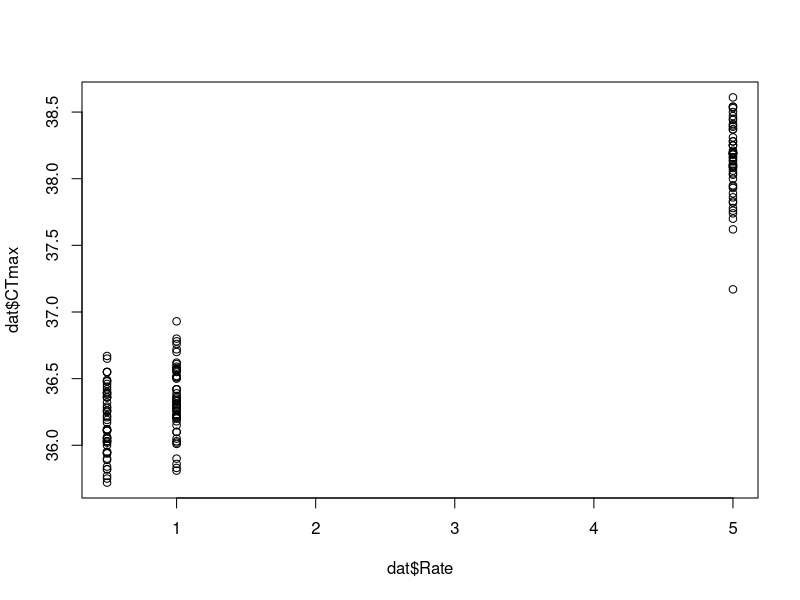
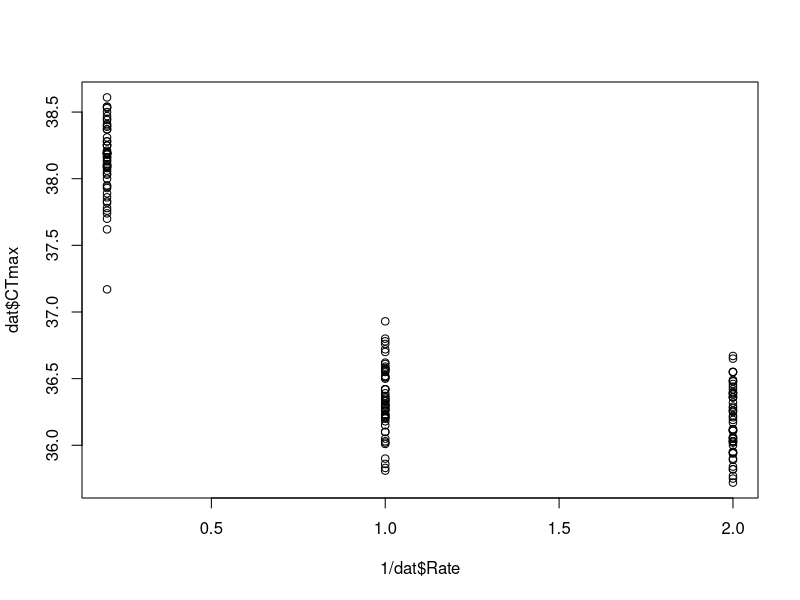
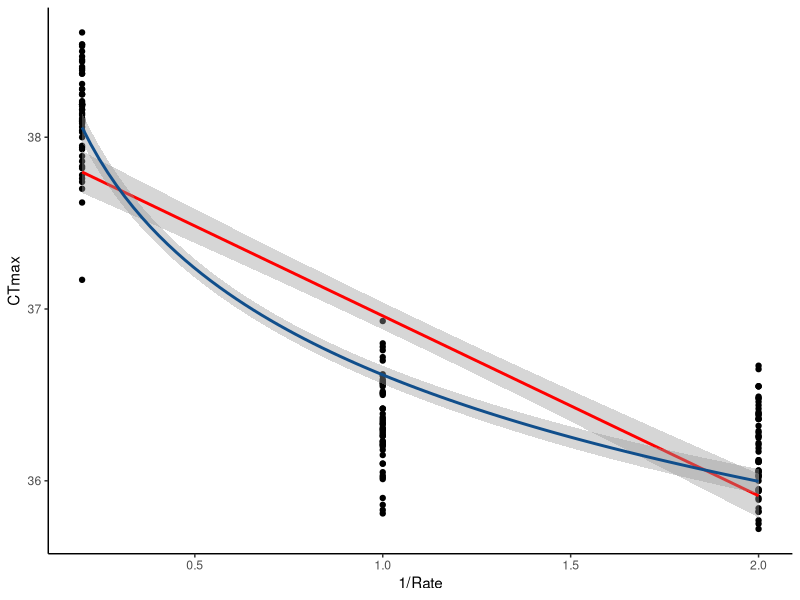
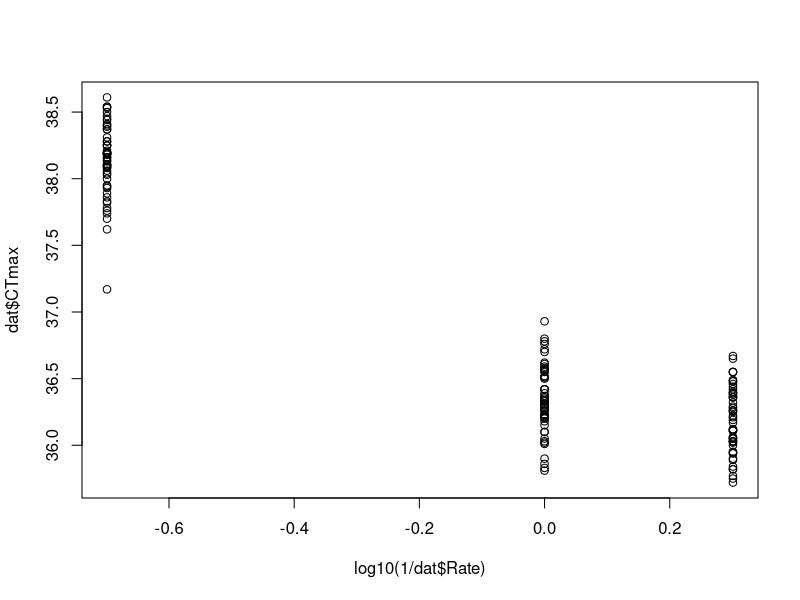

R code for these plots, in order:

dat <- read.csv("./Thermal-tolerances/Arnold/Apoly_dat.csv")
head(dat)

library(ggplot2)

plot(dat$Rate, dat$CTmax)
plot(1/dat$Rate, dat$CTmax)

ggplot(dat, (aes(x =1/Rate, y=CTmax))) + 
  geom_point() + 
  geom_smooth(method ="lm", color ="red") + 
  geom_smooth(method ="lm", 
              color ="dodgerblue4", 
              formula = y ~ log10(x)) + 
  theme_classic()

plot(log10(1/dat$Rate), dat$CTmax)

# calculate z as in Rezende et al 2014,2020,etc (temp ~ time)
# because ramp rate is a rate, take 1/rate to put in the same framework
# of increasing exposure duration = larger values.
# z = slope
coef(lm(dat$CTmax ~ log10(1/dat$Rate)))[[2]]

# -2.06

coef(lm(dat$CTmax ~ log(1/dat$Rate)))[[2]]

# -0.89

# calculate z as in Orsted et al 2022 (time ~ temp)
# because ramp rate is a rate, take 1/rate to put in the same framework 
# of increasing exposure duration.
# z = -1/slope
-1/(coef(lm(log10(1/dat$Rate) ~ dat$CTmax))[[2]])

# 2.347

# For the TDT_from_Dynamic Orsted et al 2022 R script to work properly, z needs to be a POSITIVE value. 
